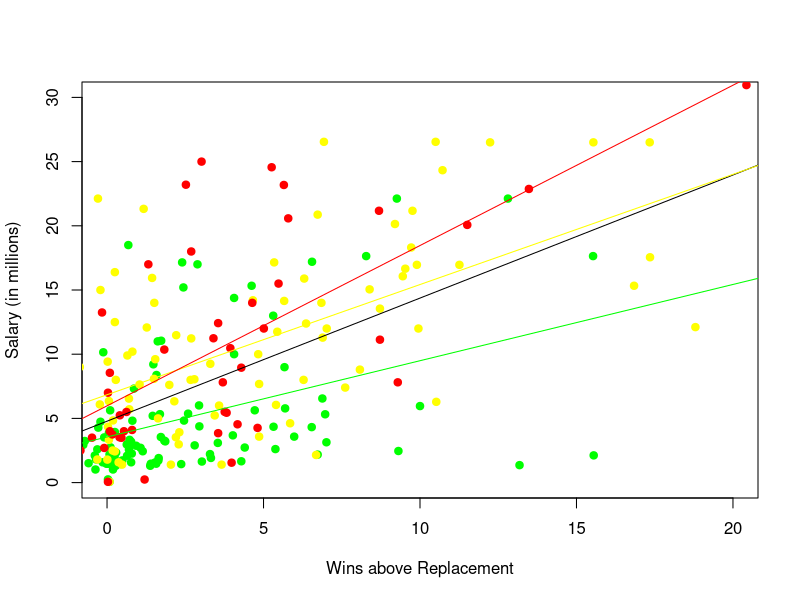

The R source for this figure:
data = read.csv("adv_stats_twitter_salary.csv")

rookies = subset(data, data$AGE <= 25)
prime = subset(data,data$AGE > 25 & data$AGE <=30 )
vets = subset(data,data$AGE >30)

m = lm(data$Salary.Millions~data$Wins.Rpm)
mR = lm(rookies$Salary.Millions~rookies$Wins.Rpm)
mP = lm(prime$Salary.Millions~prime$Wins.Rpm)
mV = lm(vets$Salary.Millions~vets$Wins.Rpm)

plot(rookies$Wins.Rpm,rookies$Salary.Millions, col="green", pch=19, 
     xlab = "Wins above Replacement", ylab = "Salary (in millions)", xlim =  c(0,20), ylim = c(0,30))
points(prime$Wins.Rpm,prime$Salary.Millions, col="yellow",pch=19)
points(vets$Wins.Rpm,vets$Salary.Millions,col="red", pch = 19)
abline(m)
abline(mR, col = "green")
abline(mP, col = "yellow")
abline(mV, col = "red")

